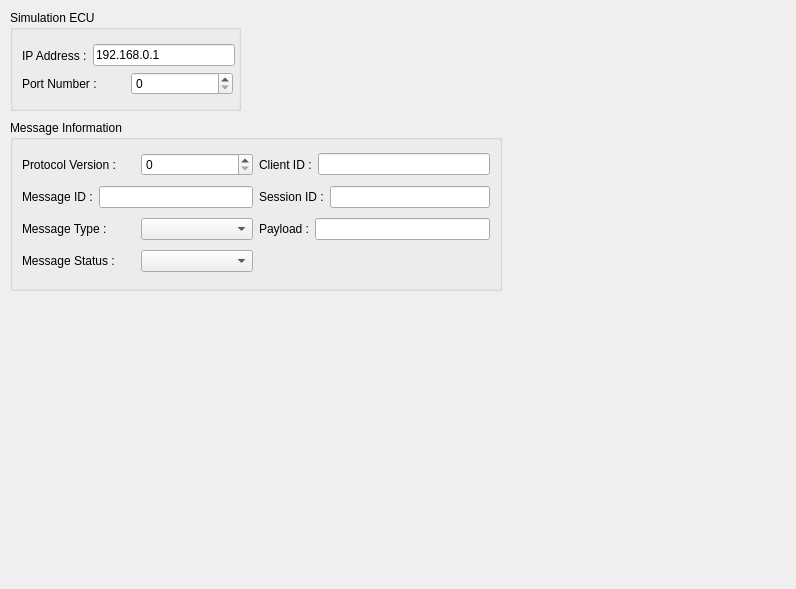
<?xml version="1.0" encoding="UTF-8"?>
<ui version="4.0">
 <class>Dialog</class>
 <widget class="QDialog" name="Dialog">
  <property name="geometry">
   <rect>
    <x>0</x>
    <y>0</y>
    <width>796</width>
    <height>589</height>
   </rect>
  </property>
  <property name="windowTitle">
   <string>Dialog</string>
  </property>
  <widget class="QGroupBox" name="groupBox">
   <property name="geometry">
    <rect>
     <x>10</x>
     <y>10</y>
     <width>231</width>
     <height>101</height>
    </rect>
   </property>
   <property name="title">
    <string>Simulation ECU</string>
   </property>
   <widget class="QWidget" name="">
    <property name="geometry">
     <rect>
      <x>12</x>
      <y>60</y>
      <width>211</width>
      <height>28</height>
     </rect>
    </property>
    <layout class="QHBoxLayout" name="horizontalLayout_2">
     <item>
      <widget class="QLabel" name="label_2">
       <property name="text">
        <string>Port Number :</string>
       </property>
      </widget>
     </item>
     <item>
      <widget class="QSpinBox" name="spinBox"/>
     </item>
    </layout>
   </widget>
   <widget class="QWidget" name="">
    <property name="geometry">
     <rect>
      <x>12</x>
      <y>32</y>
      <width>213</width>
      <height>27</height>
     </rect>
    </property>
    <layout class="QHBoxLayout" name="horizontalLayout">
     <item>
      <widget class="QLabel" name="label">
       <property name="text">
        <string>IP Address :</string>
       </property>
      </widget>
     </item>
     <item>
      <widget class="QLineEdit" name="le_address">
       <property name="text">
        <string>192.168.0.1</string>
       </property>
      </widget>
     </item>
    </layout>
   </widget>
  </widget>
  <widget class="QGroupBox" name="groupBox_2">
   <property name="geometry">
    <rect>
     <x>10</x>
     <y>120</y>
     <width>492</width>
     <height>171</height>
    </rect>
   </property>
   <property name="title">
    <string>Message Information</string>
   </property>
   <layout class="QGridLayout" name="gridLayout">
    <item row="0" column="0">
     <layout class="QHBoxLayout" name="horizontalLayout_3">
      <item>
       <widget class="QLabel" name="label_3">
        <property name="text">
         <string>Protocol Version :</string>
        </property>
       </widget>
      </item>
      <item>
       <widget class="QSpinBox" name="spinBox_2"/>
      </item>
     </layout>
    </item>
    <item row="0" column="1">
     <layout class="QHBoxLayout" name="horizontalLayout_7">
      <item>
       <widget class="QLabel" name="label_7">
        <property name="text">
         <string>Client ID :</string>
        </property>
       </widget>
      </item>
      <item>
       <widget class="QLineEdit" name="lineEdit_2"/>
      </item>
     </layout>
    </item>
    <item row="1" column="0">
     <layout class="QHBoxLayout" name="horizontalLayout_4">
      <item>
       <widget class="QLabel" name="label_4">
        <property name="text">
         <string>Message ID :</string>
        </property>
       </widget>
      </item>
      <item>
       <widget class="QLineEdit" name="lineEdit"/>
      </item>
     </layout>
    </item>
    <item row="1" column="1">
     <layout class="QHBoxLayout" name="horizontalLayout_8">
      <item>
       <widget class="QLabel" name="label_8">
        <property name="text">
         <string>Session ID :</string>
        </property>
       </widget>
      </item>
      <item>
       <widget class="QLineEdit" name="lineEdit_3"/>
      </item>
     </layout>
    </item>
    <item row="2" column="0">
     <layout class="QHBoxLayout" name="horizontalLayout_5">
      <item>
       <widget class="QLabel" name="label_5">
        <property name="text">
         <string>Message Type :</string>
        </property>
       </widget>
      </item>
      <item>
       <widget class="QComboBox" name="comboBox"/>
      </item>
     </layout>
    </item>
    <item row="2" column="1">
     <layout class="QHBoxLayout" name="horizontalLayout_9">
      <item>
       <widget class="QLabel" name="label_9">
        <property name="text">
         <string>Payload :</string>
        </property>
       </widget>
      </item>
      <item>
       <widget class="QLineEdit" name="lineEdit_4"/>
      </item>
     </layout>
    </item>
    <item row="3" column="0">
     <layout class="QHBoxLayout" name="horizontalLayout_6">
      <item>
       <widget class="QLabel" name="label_6">
        <property name="text">
         <string>Message Status : </string>
        </property>
       </widget>
      </item>
      <item>
       <widget class="QComboBox" name="comboBox_2"/>
      </item>
     </layout>
    </item>
   </layout>
  </widget>
 </widget>
 <resources/>
 <connections/>
</ui>
